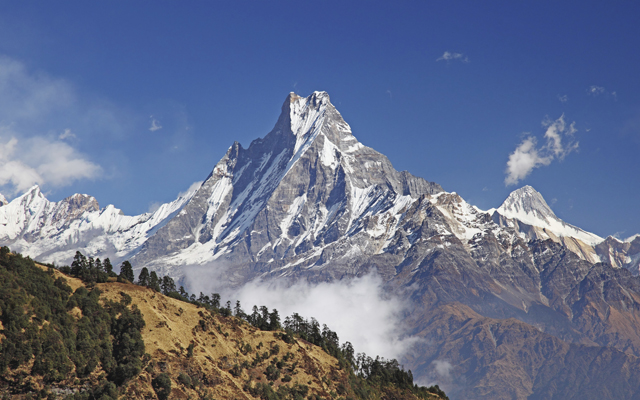
#> input picture NaamiWinterSchool/Day1/PythonforML_II/fishtail2.jpg, 640 x 400 px
$ jupyter execute --allow-errors AffineHomography.ipynb   (shell and % lines are left out)
#> lines starting #> are read from the running program, lines starting #| are printed output that depends on the picture
#> further down, im is the input picture: shape (400, 640, 3); mean B, G, R 139.6, 112.5, 102.7
[cell 1]
import pdb
import cv2
import numpy as np
from PIL import Image
import matplotlib.pyplot as plt

[cell 2]
def drawPoints(img, pts):
    for k in range(pts.shape[1]):
        cv2.drawMarker(img, (np.asarray(pts[0,k]), np.asarray(pts[1,k])), (255, 0, 0), markerType=cv2.MARKER_STAR,
                       markerSize=10, thickness=2, line_type=cv2.LINE_AA)
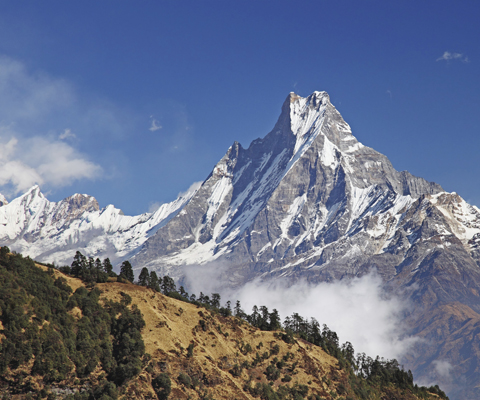
#> img: shape (400, 480, 3); mean of channels 0, 1, 2 139.6, 115.8, 106.9; drawn as B, G, R
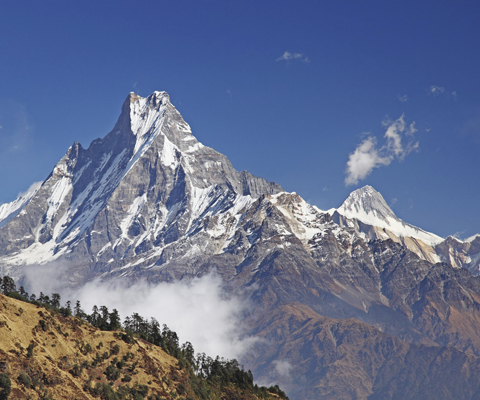
#> img: shape (400, 480, 3); mean of channels 0, 1, 2 142.3, 112.8, 102.7; drawn as B, G, R
    return img

[cell 3]
im = cv2.imread('fishtail2.jpg')
#> (the rest of this cell did not finish here and is left out)

[cell 4]
im = cv2.imread('fishtail2.jpg')
#> (the rest of this cell did not finish here and is left out)

[cell 5]
def prepare_data():
    im = cv2.imread('fishtail2.jpg')
    print(im.__class__.__name__)
#| ndarray
    print(im.shape)
#| (400, 640, 3)
    center = (im.shape[0]/2,im.shape[1]/2)
#> center = (200, 320)
    scale = 1
    angle = 4
    im1 = im[0:400,0:480]
    im2 = im[0:400,160:640]

    rot_mat = cv2.getRotationMatrix2D(center, angle, scale)
#> rot_mat = [[0.998, 0.0698, -21.83], [-0.0698, 0.998, 14.73]]
    warped_im2 = cv2.warpAffine(im2,rot_mat,(480,400))
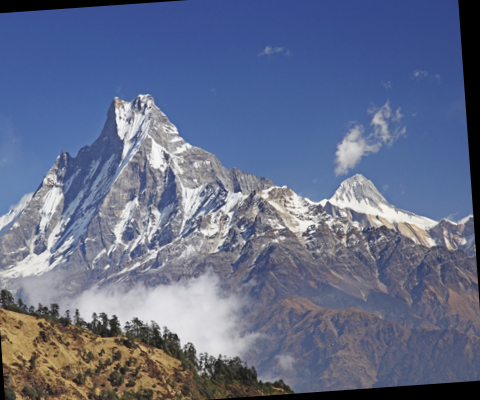
#> warped_im2: shape (400, 480, 3); mean B, G, R 137.1, 109.2, 99.7

    p1 = np.asarray([[400,420,389,300,470,390],[300,310,230,290,289,213],[1,1,1,1,1,1]])
#> p1 = [[400, 420, 389, 300, 470, 390], [300, 310, 230, 290, 289, 213], [1, 1, 1, 1, 1, 1]]
    p1_cr = np.asarray([[160],[0],[0]])
#> p1_cr = [160, 0, 0]
    p2 = np.dot(rot_mat,p1-p1_cr)
#> p2 = [[238.5, 259.2, 222.7, 138.1, 307.6, 222.5], [297.3, 305.8, 228.2, 294.3, 281.4, 211.2]]
    im1_pts = im1
    imgplot = plt.imshow(drawPoints(im1_pts, p1))
    #im1_pts = drawPoints(im1_pts, p1)
    #cv2.imshow("im1_pts",im1_pts)
    #cv2.waitKey(0)
    return im1, warped_im2, p1, p2

#> (a cell that did not finish here is left out)

#> (a cell that did not finish here is left out)

#> (a cell that did not finish here is left out)

#> (a cell that did not finish here is left out)

#> (a cell that did not finish here is left out)

[cell 11]
'''
    a11*x1 + a12*y1 + a13*z1 = x2
    a21*x1 + a22*y1 + a23*z1 = y2
'''
'''
    x1*a11 + y1*a12 + 1*a13 + 0 *a21 + 0 *a22 + 1*a23 = x2
     0*a11 + 0* a12 + 0*a23 + x1*a21 + y1*a22 + 1*a23 = y2
'''

[cell 12]
height = 480
width = 640
blank_image2 = np.zeros((height,width,3), np.uint8)
#> blank_image2: shape (480, 640, 3); every value is 0
